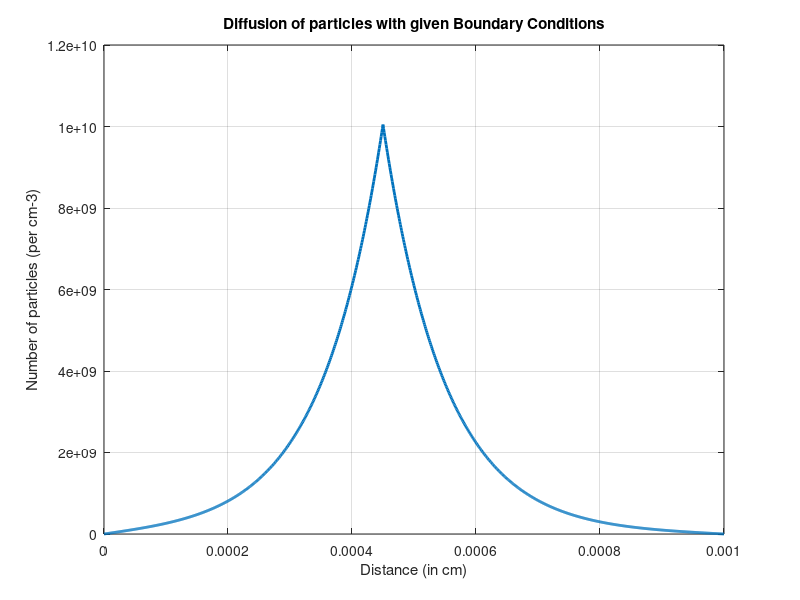
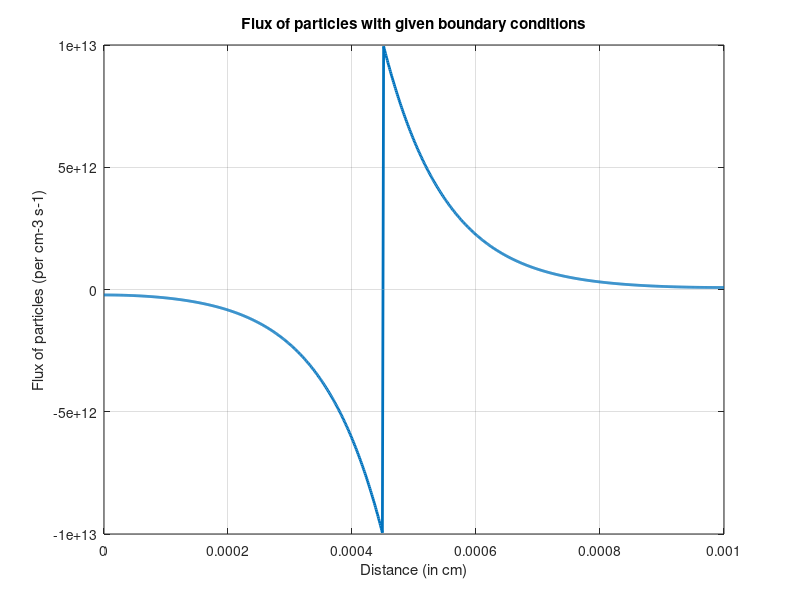

Recreate these plots in MATLAB, in order. (Note: this script raises an error after producing the figures.)
%Assignment 4
%Q1b

clc;
clear vars;

L= 10e-4;%defined a region of length 10um in cm
dx=0.01e-4;%step size for calculations
dist=0:dx:L;%distance vector along X-axis
gridno= round(L/dx)+1;%no of steps in our grid depending on step size
A = zeros(gridno,gridno);%initialising matrix to calculate discrete double derivative 
A(1,1) = 1;%to give us proper boundary condition of N matrix at first node
A(gridno,gridno) = 1;%to give us proper boundary condition of N matrix at last node
tau=1e-7;%as given in question
D=0.1;%as given in question
J1=1e13; %Particle flux as given
xflux = 3 + 0.5*3; % Point of Particle Flux;Last digit of roll no = 3
xflux = xflux*10^-4;  % convert to cm
fluxpt = round(1 + xflux/dx); %No of points upto the point of flux introduction

%Generating the A matrix for numerical solution on differential equation
for i= 2:gridno-1
    
    A(i,i-1) = (1/dx^2);
    A(i,i)= -((2/dx^2) +1/(D*tau));
    A(i,i+1)= (1/dx^2);
end

%to give us proper boundary condition at the point of flux introduction
A(fluxpt,fluxpt) = 1;
A(fluxpt,fluxpt-1) = -1;
A(fluxpt,fluxpt+1) = 0;

%Initialising N,B matrices for particles
N = zeros(gridno,1);
B =zeros(gridno,1);
%boundary conditions as given in question
B(1,1) = 0;
B(gridno,1) = 0;
B(fluxpt,1) = (dx*J1)/D;

%solving for N by inverse of A matrix
N = A\B;
J = -D*(gradient(N))/dx;
p1= J(1);
p2= J(gridno);

fprintf('The particle flux at A is %d cm^-^2s^-^1\n',p1);
fprintf('The particle flux at B is %d cm^-^2s^-^1',p2);


%Plots for particle profile and flux
figure(1);
plot(dist,N,"LineWidth",2);
grid on;
xlabel("Distance (in cm)");
ylabel("Number of particles (per cm-3)");
title("Diffusion of particles with given Boundary Conditions");

figure(2);
plot(dist,J,"LineWidth",2);
grid on;
xlabel("Distance (in cm)");
ylabel("Flux of particles (per cm-3 s-1)");
title("Flux of particles with given boundary conditions");

%Analytical Solution

N1 = 1e10;

%Left side of gd_pos 0 < x < 4e-4
N2 = -(N1/(exp(-4)+exp(4)));
N3 = N1/(exp(-4)+exp(4));
An_n(1,1:gd_pos) = N2*exp(-x(1,1:gd_pos)/l)+N3*exp(x(1,1:gd_pos)/l);

%Right side of gd_pos 4e-4 < x < 10e-4
C3 = N1/(1+exp(-12));
C4 = -(N1/(1+exp(12)));
An_n(1,gd_pos:length(x)) = C3*exp(-(x(1,gd_pos:length(x))-pos_x)/l)+C4*exp((x(1,gd_pos:length(x))-pos_x)/l);

figure(3)
plot(x, n, 'b', x, An_n, 'r',"LineWidth",2);
xlabel('Length(in cm)---------->');
ylabel('Particle Concentration(n)(in/cm^3)---------->')
title('Comparison of Numerical and Analytical Solutions');
legend('Numerical Solution','Analytical Solution');